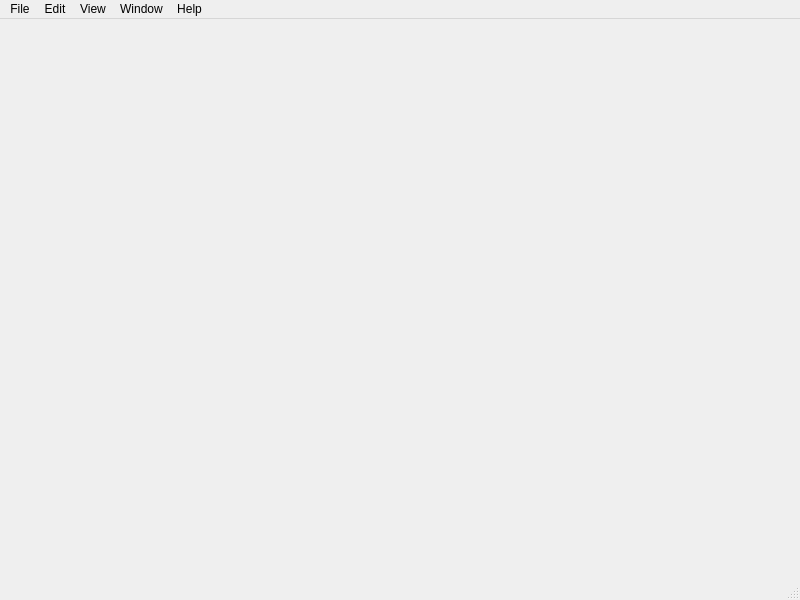
<?xml version="1.0" encoding="UTF-8"?>
<ui version="4.0">
 <class>MainWindow</class>
 <widget class="QMainWindow" name="MainWindow">
  <property name="geometry">
   <rect>
    <x>0</x>
    <y>0</y>
    <width>800</width>
    <height>600</height>
   </rect>
  </property>
  <property name="minimumSize">
   <size>
    <width>800</width>
    <height>600</height>
   </size>
  </property>
  <property name="windowTitle">
   <string>SmartMT</string>
  </property>
  <widget class="QWidget" name="centralwidget"/>
  <widget class="QMenuBar" name="menubar">
   <property name="geometry">
    <rect>
     <x>0</x>
     <y>0</y>
     <width>800</width>
     <height>19</height>
    </rect>
   </property>
   <widget class="QMenu" name="menuFile">
    <property name="title">
     <string>File</string>
    </property>
    <addaction name="actionNew_Project"/>
    <addaction name="actionOpen_Project"/>
    <addaction name="actionSave_Project"/>
    <addaction name="actionClose_Project"/>
    <addaction name="separator"/>
    <addaction name="actionOpen_edi_File"/>
    <addaction name="actionOpen_edi_Folder"/>
    <addaction name="actionSave_as_Project"/>
    <addaction name="separator"/>
    <addaction name="actionExport"/>
    <addaction name="separator"/>
    <addaction name="actionExit"/>
   </widget>
   <widget class="QMenu" name="menuEdit">
    <property name="title">
     <string>Edit</string>
    </property>
   </widget>
   <widget class="QMenu" name="menuView">
    <property name="title">
     <string>View</string>
    </property>
    <addaction name="actionShow_Data_Collection"/>
   </widget>
   <widget class="QMenu" name="menuWindow">
    <property name="title">
     <string>Window</string>
    </property>
   </widget>
   <widget class="QMenu" name="menuHelp">
    <property name="title">
     <string>Help</string>
    </property>
    <addaction name="actionFind_Action"/>
    <addaction name="actionHelp"/>
    <addaction name="separator"/>
    <addaction name="actionAbout"/>
   </widget>
   <addaction name="menuFile"/>
   <addaction name="menuEdit"/>
   <addaction name="menuView"/>
   <addaction name="menuWindow"/>
   <addaction name="menuHelp"/>
  </widget>
  <widget class="QStatusBar" name="statusbar"/>
  <action name="actionNew_Project">
   <property name="text">
    <string>New Project...</string>
   </property>
   <property name="shortcut">
    <string>Alt+N</string>
   </property>
  </action>
  <action name="actionOpen_Project">
   <property name="text">
    <string>Open Project...</string>
   </property>
  </action>
  <action name="actionClose_Project">
   <property name="enabled">
    <bool>false</bool>
   </property>
   <property name="text">
    <string>Close Project</string>
   </property>
  </action>
  <action name="actionOpen_edi_File">
   <property name="text">
    <string>Open .edi File...</string>
   </property>
  </action>
  <action name="actionOpen_edi_Folder">
   <property name="text">
    <string>Open .edi Folder...</string>
   </property>
  </action>
  <action name="actionSave_as_Project">
   <property name="enabled">
    <bool>false</bool>
   </property>
   <property name="text">
    <string>Save as Project...</string>
   </property>
  </action>
  <action name="actionSave_Project">
   <property name="enabled">
    <bool>false</bool>
   </property>
   <property name="text">
    <string>Save Project...</string>
   </property>
  </action>
  <action name="actionExit">
   <property name="text">
    <string>Exit</string>
   </property>
  </action>
  <action name="actionExport">
   <property name="text">
    <string>Export...</string>
   </property>
  </action>
  <action name="actionShow_Data_Collection">
   <property name="checkable">
    <bool>true</bool>
   </property>
   <property name="checked">
    <bool>true</bool>
   </property>
   <property name="text">
    <string>Show Data Collection</string>
   </property>
  </action>
  <action name="actionFind_Action">
   <property name="text">
    <string>Find Action...</string>
   </property>
  </action>
  <action name="actionHelp">
   <property name="text">
    <string>Help</string>
   </property>
  </action>
  <action name="actionAbout">
   <property name="text">
    <string>About</string>
   </property>
  </action>
 </widget>
 <resources/>
 <connections/>
</ui>
